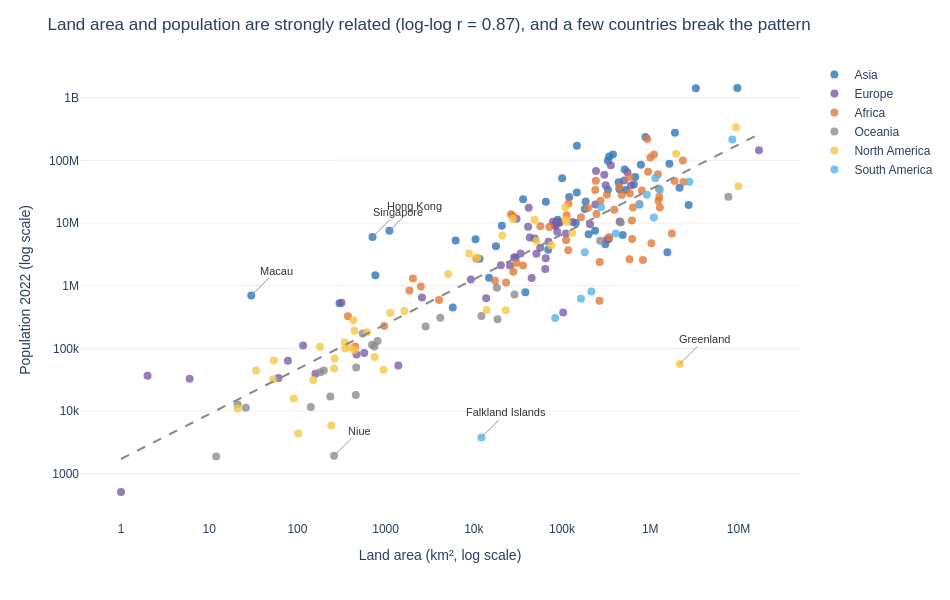

This figure's notebook cell:
### Markdown cell above
**Chart choice & justification:** *Which chart did you choose, and why? Justify design choices.

A scatter plot shows the relationship between two numeric variables. Area and population range over several orders of magnitude, so both axes use a log scale; otherwise a few giant countries would squash the rest. Colour shows the continent, so differences between continents are visible. The dashed line is the overall trend, and the countries furthest from it are labelled, because those are the ones that break the pattern.

### Code cell
# Q3
# Overall trend on a log-log scale
df['log_area'] = np.log10(df['Area'])
df['log_pop'] = np.log10(df['2022 Population'])
slope, intercept = np.polyfit(df['log_area'], df['log_pop'], 1)
df['Residual'] = df['log_pop'] - (slope * df['log_area'] + intercept)
corr = df['log_area'].corr(df['log_pop'])
strength = 'strongly' if corr >= 0.7 else 'moderately' if corr >= 0.4 else 'weakly'

fig = px.scatter(
    df, x='Area', y='2022 Population', color='Continent',
    color_discrete_map=continent_colours,
    log_x=True, log_y=True, hover_name='Country',
    template='plotly_white', height=600, width=950
)

fig.update_traces(marker=dict(size=8, opacity=0.8))

# Trend line
xs = np.array([df['Area'].min(), df['Area'].max()])
fig.add_scatter(x=xs, y=10 ** (slope * np.log10(xs) + intercept),
                mode='lines', line=dict(color='#888888', dash='dash'),
                showlegend=False, hoverinfo='skip')

# Label the countries furthest from the trend (annotations on log axes use log10 values)
outliers = df.reindex(df['Residual'].abs().sort_values(ascending=False).index).head(6)
for _, r in outliers.iterrows():
    fig.add_annotation(
        x=r['log_area'], y=r['log_pop'], text=r['Country'],
        showarrow=True, arrowhead=0, arrowcolor='#999999', ax=25, ay=-25,
        font=dict(size=11, color='#333333')
    )

fig.update_layout(
    title=f"Land area and population are {strength} related (log-log r = {corr:.2f}), and a few countries break the pattern",
    xaxis_title='Land area (km², log scale)',
    yaxis_title='Population 2022 (log scale)',
    legend_title_text='',
    font=dict(family='Arial', size=12)
)
fig.update_xaxes(showgrid=False)
fig.update_yaxes(gridcolor='#EEEEEE')

fig.show()

### Figure 1 — Plotly figure (JSON) as saved in the notebook; plotly's stock layout.template omitted (floating-point values rounded to 4 significant figures)
{"data": [{"hovertemplate": "<b>%{hovertext}</b><br><br>Continent=Asia<br>Area=%{x}<br>2022 Population=%{y}<extra></extra>", "hovertext": ["Afghanistan", "Armenia", "Azerbaijan", "Bahrain", "Bangladesh", "Bhutan", "Brunei", "Cambodia", "China", "Georgia", "Hong Kong", "India", "Indonesia", "Iran", "Iraq", "Israel", "Japan", "Jordan", "Kazakhstan", "Kuwait", "Kyrgyzstan", "Laos", "Lebanon", "Macau", "Malaysia", "Maldives", "Mongolia", "Myanmar", "Nepal", "North Korea", "Oman", "Pakistan", "Palestine", "Philippines", "Qatar", "Saudi Arabia", "Singapore", "South Korea", "Sri Lanka", "Syria", "Taiwan", "Tajikistan", "Thailand", "Timor-Leste", "Turkey", "Turkmenistan", "United Arab Emirates", "Uzbekistan", "Vietnam", "Yemen"], "legendgroup": "Asia", "marker": {"color": "#2E75B6", "opacity": 0.8, "size": 8, "symbol": "circle"}, "mode": "markers", "name": "Asia", "orientation": "v", "showlegend": true, "type": "scatter", "x": [652230, 29743, 86600, 765, 147570, 38394, 5765, 181035, 9706961, 69700, 1104, 3287590, 1904569, 1648195, 438317, 20770, 377930, 89342, 2724900, 17818, 199951, 236800, 10452, 30, 330803, 300, 1564110, 676578, 147181, 120538, 309500, 881912, 6220, 342353, 11586, 2149690, 710, 100210, 65610, 185180, 36193, 143100, 513120, 14874, 783562, 488100, 83600, 447400, 331212, 527968], "xaxis": "x", "y": [41128771, 2780469, 10358074, 1472233, 171186372, 782455, 449002, 16767842, 1425887337, 3744385, 7488865, 1417173173, 275501339, 88550570, 44496122, 9038309, 123951692, 11285869, 19397998, 4268873, 6630623, 7529475, 5489739, 695168, 33938221, 523787, 3398366, 54179306, 30547580, 26069416, 4576298, 235824862, 5250072, 115559009, 2695122, 36408820, 5975689, 51815810, 21832143, 22125249, 23893394, 9952787, 71697030, 1341296, 85341241, 6430770, 9441129, 34627652, 98186856, 33696614], "yaxis": "y"}, {"hovertemplate": "<b>%{hovertext}</b><br><br>Continent=Europe<br>Area=%{x}<br>2022 Population=%{y}<extra></extra>", "hovertext": ["Albania", "Andorra", "Austria", "Belarus", "Belgium", "Bosnia and Herzegovina", "Bulgaria", "Croatia", "Cyprus", "Czech Republic", "Denmark", "Estonia", "Faroe Islands", "Finland", "France", "Germany", "Gibraltar", "Greece", "Guernsey", "Hungary", "Iceland", "Ireland", "Isle of Man", "Italy", "Jersey", "Latvia", "Liechtenstein", "Lithuania", "Luxembourg", "Malta", "Moldova", "Monaco", "Montenegro", "Netherlands", "North Macedonia", "Norway", "Poland", "Portugal", "Romania", "Russia", "San Marino", "Serbia", "Slovakia", "Slovenia", "Spain", "Sweden", "Switzerland", "Ukraine", "United Kingdom", "Vatican City"], "legendgroup": "Europe", "marker": {"color": "#7B5EA7", "opacity": 0.8, "size": 8, "symbol": "circle"}, "mode": "markers", "name": "Europe", "orientation": "v", "showlegend": true, "type": "scatter", "x": [28748, 468, 83871, 207600, 30528, 51209, 110879, 56594, 9251, 78865, 43094, 45227, 1393, 338424, 551695, 357114, 6, 131990, 78, 93028, 103000, 70273, 572, 301336, 116, 64559, 160, 65300, 2586, 316, 33846, 2, 13812, 41850, 25713, 323802, 312679, 92090, 238391, 17098242, 61, 88361, 49037, 20273, 505992, 450295, 41284, 603500, 242900, 1], "xaxis": "x", "y": [2842321, 79824, 8939617, 9534954, 11655930, 3233526, 6781953, 4030358, 1251488, 10493986, 5882261, 1326062, 53090, 5540745, 64626628, 83369843, 32649, 10384971, 63301, 9967308, 372899, 5023109, 84519, 59037474, 110778, 1850651, 39327, 2750055, 647599, 533286, 3272996, 36469, 627082, 17564014, 2093599, 5434319, 39857145, 10270865, 19659267, 144713314, 33660, 7221365, 5643453, 2119844, 47558630, 10549347, 8740472, 39701739, 67508936, 510], "yaxis": "y"}, {"hovertemplate": "<b>%{hovertext}</b><br><br>Continent=Africa<br>Area=%{x}<br>2022 Population=%{y}<extra></extra>", "hovertext": ["Algeria", "Angola", "Benin", "Botswana", "Burkina Faso", "Burundi", "Cameroon", "Cape Verde", "Central African Republic", "Chad", "Comoros", "Djibouti", "DR Congo", "Egypt", "Equatorial Guinea", "Eritrea", "Eswatini", "Ethiopia", "Gabon", "Gambia", "Ghana", "Guinea", "Guinea-Bissau", "Ivory Coast", "Kenya", "Lesotho", "Liberia", "Libya", "Madagascar", "Malawi", "Mali", "Mauritania", "Mauritius", "Mayotte", "Morocco", "Mozambique", "Namibia", "Niger", "Nigeria", "Republic of the Congo", "Reunion", "Rwanda", "Sao Tome and Principe", "Senegal", "Seychelles", "Sierra Leone", "Somalia", "South Africa", "South Sudan", "Sudan", "Tanzania", "Togo", "Tunisia", "Uganda", "Western Sahara", "Zambia", "Zimbabwe"], "legendgroup": "Africa", "marker": {"color": "#E07B39", "opacity": 0.8, "size": 8, "symbol": "circle"}, "mode": "markers", "name": "Africa", "orientation": "v", "showlegend": true, "type": "scatter", "x": [2381741, 1246700, 112622, 582000, 272967, 27834, 475442, 4033, 622984, 1284000, 1862, 23200, 2344858, 1002450, 28051, 117600, 17364, 1104300, 267668, 10689, 238533, 245857, 36125, 322463, 580367, 30355, 111369, 1759540, 587041, 118484, 1240192, 1030700, 2040, 374, 446550, 801590, 825615, 1267000, 923768, 342000, 2511, 26338, 964, 196722, 452, 71740, 637657, 1221037, 619745, 1886068, 945087, 56785, 163610, 241550, 266000, 752612, 390757], "xaxis": "x", "y": [44903225, 35588987, 13352864, 2630296, 22673762, 12889576, 27914536, 593149, 5579144, 17723315, 836774, 1120849, 99010212, 110990103, 1674908, 3684032, 1201670, 123379924, 2388992, 2705992, 33475870, 13859341, 2105566, 28160542, 54027487, 2305825, 5302681, 6812341, 29611714, 20405317, 22593590, 4736139, 1299469, 326101, 37457971, 32969517, 2567012, 26207977, 218541212, 5970424, 974052, 13776698, 227380, 17316449, 107118, 8605718, 17597511, 59893885, 10913164, 46874204, 65497748, 8848699, 12356117, 47249585, 575986, 20017675, 16320537], "yaxis": "y"}, {"hovertemplate": "<b>%{hovertext}</b><br><br>Continent=Oceania<br>Area=%{x}<br>2022 Population=%{y}<extra></extra>", "hovertext": ["American Samoa", "Australia", "Cook Islands", "Fiji", "French Polynesia", "Guam", "Kiribati", "Marshall Islands", "Micronesia", "Nauru", "New Caledonia", "New Zealand", "Niue", "Northern Mariana Islands", "Palau", "Papua New Guinea", "Samoa", "Solomon Islands", "Tokelau", "Tonga", "Tuvalu", "Vanuatu", "Wallis and Futuna"], "legendgroup": "Oceania", "marker": {"color": "#8C8C8C", "opacity": 0.8, "size": 8, "symbol": "circle"}, "mode": "markers", "name": "Oceania", "orientation": "v", "showlegend": true, "type": "scatter", "x": [199, 7692024, 236, 18272, 4167, 549, 811, 181, 702, 21, 18575, 270467, 260, 464, 459, 462840, 2842, 28896, 12, 747, 26, 12189, 142], "xaxis": "x", "y": [44273, 26177413, 17011, 929766, 306279, 171774, 131232, 41569, 114164, 12668, 289950, 5185288, 1934, 49551, 18055, 10142619, 222382, 724273, 1871, 106858, 11312, 326740, 11572], "yaxis": "y"}, {"hovertemplate": "<b>%{hovertext}</b><br><br>Continent=North America<br>Area=%{x}<br>2022 Population=%{y}<extra></extra>", "hovertext": ["Anguilla", "Antigua and Barbuda", "Aruba", "Bahamas", "Barbados", "Belize", "Bermuda", "British Virgin Islands", "Canada", "Cayman Islands", "Costa Rica", "Cuba", "Curacao", "Dominica", "Dominican Republic", "El Salvador", "Greenland", "Grenada", "Guadeloupe", "Guatemala", "Haiti", "Honduras", "Jamaica", "Martinique", "Mexico", "Montserrat", "Nicaragua", "Panama", "Puerto Rico", "Saint Barthelemy", "Saint Kitts and Nevis", "Saint Lucia", "Saint Martin", "Saint Pierre and Miquelon", "Saint Vincent and the Grenadines", "Sint Maarten", "Trinidad and Tobago", "Turks and Caicos Islands", "United States", "United States Virgin Islands"], "legendgroup": "North America", "marker": {"color": "#F5C842", "opacity": 0.8, "size": 8, "symbol": "circle"}, "mode": "markers", "name": "North America", "orientation": "v", "showlegend": true, "type": "scatter", "x": [91, 442, 180, 13943, 430, 22966, 54, 151, 9984670, 264, 51100, 109884, 444, 751, 48671, 21041, 2166086, 344, 1628, 108889, 27750, 112492, 10991, 1128, 1964375, 102, 130373, 75417, 8870, 21, 261, 616, 53, 242, 389, 34, 5130, 948, 9372610, 347], "xaxis": "x", "y": [15857, 93763, 106445, 409984, 281635, 405272, 64184, 31305, 38454327, 68706, 5180829, 11212191, 191163, 72737, 11228821, 6336392, 56466, 125438, 395752, 17843908, 11584996, 10432860, 2827377, 367507, 127504125, 4390, 6948392, 4408581, 3252407, 10967, 47657, 179857, 31791, 5862, 103948, 44175, 1531044, 45703, 338289857, 99465], "yaxis": "y"}, {"hovertemplate": "<b>%{hovertext}</b><br><br>Continent=South America<br>Area=%{x}<br>2022 Population=%{y}<extra></extra>", "hovertext": ["Argentina", "Bolivia", "Brazil", "Chile", "Colombia", "Ecuador", "Falkland Islands", "French Guiana", "Guyana", "Paraguay", "Peru", "Suriname", "Uruguay", "Venezuela"], "legendgroup": "South America", "marker": {"color": "#56B4E9", "opacity": 0.8, "size": 8, "symbol": "circle"}, "mode": "markers", "name": "South America", "orientation": "v", "showlegend": true, "type": "scatter", "x": [2780400, 1098581, 8515767, 756102, 1141748, 276841, 12173, 83534, 214969, 406752, 1285216, 163820, 181034, 916445], "xaxis": "x", "y": [45510318, 12224110, 215313498, 19603733, 51874024, 18001000, 3780, 304557, 808726, 6780744, 34049588, 618040, 3422794, 28301696], "yaxis": "y"}, {"hoverinfo": "skip", "line": {"color": "#888888", "dash": "dash"}, "mode": "lines", "showlegend": false, "type": "scatter", "x": [1, 17098242], "y": [1715.0, 261700000.0]}], "layout": {"annotations": [{"arrowcolor": "#999999", "arrowhead": 0, "ax": 25, "ay": -25, "font": {"color": "#333333", "size": 11}, "showarrow": true, "text": "Greenland", "x": 6.336, "y": 4.752}, {"arrowcolor": "#999999", "arrowhead": 0, "ax": 25, "ay": -25, "font": {"color": "#333333", "size": 11}, "showarrow": true, "text": "Falkland Islands", "x": 4.085, "y": 3.577}, {"arrowcolor": "#999999", "arrowhead": 0, "ax": 25, "ay": -25, "font": {"color": "#333333", "size": 11}, "showarrow": true, "text": "Niue", "x": 2.415, "y": 3.286}, {"arrowcolor": "#999999", "arrowhead": 0, "ax": 25, "ay": -25, "font": {"color": "#333333", "size": 11}, "showarrow": true, "text": "Macau", "x": 1.477, "y": 5.842}, {"arrowcolor": "#999999", "arrowhead": 0, "ax": 25, "ay": -25, "font": {"color": "#333333", "size": 11}, "showarrow": true, "text": "Singapore", "x": 2.851, "y": 6.776}, {"arrowcolor": "#999999", "arrowhead": 0, "ax": 25, "ay": -25, "font": {"color": "#333333", "size": 11}, "showarrow": true, "text": "Hong Kong", "x": 3.043, "y": 6.874}], "font": {"family": "Arial", "size": 12}, "height": 600, "legend": {"title": {"text": ""}, "tracegroupgap": 0}, "margin": {"t": 60}, "title": {"text": "Land area and population are strongly related (log-log r = 0.87), and a few countries break the pattern"}, "width": 950, "xaxis": {"anchor": "y", "domain": [0, 1], "showgrid": false, "title": {"text": "Land area (km², log scale)"}, "type": "log"}, "yaxis": {"anchor": "x", "domain": [0, 1], "gridcolor": "#EEEEEE", "title": {"text": "Population 2022 (log scale)"}, "type": "log"}}}
